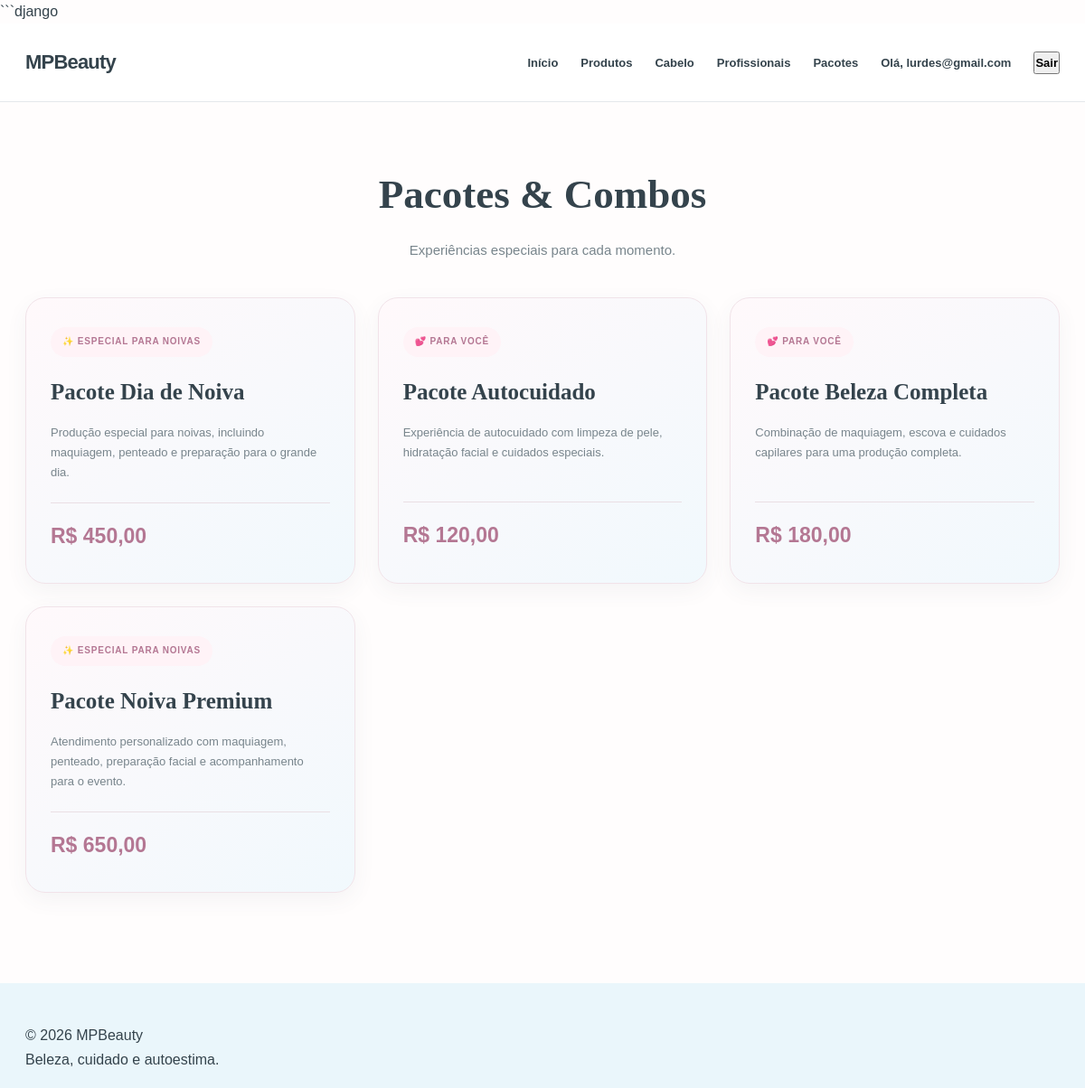
/pacotes/ (signed in), run on the app's committed database.
### beauty/models.py (models this page shows, shortened)
class Package(models.Model):
    PACKAGE_TYPES = [
        ('client', 'Cliente'),
        ('bride', 'Noiva'),
    ]
    name = models.CharField(max_length=100)
    description = models.TextField()
    package_type = models.CharField(
        max_length=10,
        choices=PACKAGE_TYPES
    )
    price = models.DecimalField(
        max_digits=8,
        decimal_places=2
    )
    active = models.BooleanField(default=True)

### beauty/views.py (the view)
# urls.py: path("pacotes/", views.pacotes, name="pacotes"),
def pacotes(request):
    lista = Package.objects.filter(active=True)
    return render(request, "beauty/pacotes.html", {
        "pacotes": lista,
    })

### beauty/templates/beauty/pacotes.html (shortened to what this page needs)
{% extends 'beauty/base.html' %}
{% block content %}
<section class="secao">
    <h1>Pacotes & Combos</h1>
    <p>
        Experiências especiais para cada momento.
    </p>
    <div class="cartoes">
        {% for pacote in pacotes %}
            <article class="cartao">
                {% if pacote.package_type == 'bride' %}
                    <span>
                        ✨ ESPECIAL PARA NOIVAS
                    </span>
                {% else %}
                    <span>
                        💕 PARA VOCÊ
                    </span>
                {% endif %}
                <h2>{{ pacote.name }}</h2>
                <p>{{ pacote.description }}</p>
                <strong>
                    R$ {{ pacote.price }}
                </strong>
            </article>
        {% empty %}
            <p>Nenhum pacote cadastrado no momento.</p>
        {% endfor %}
    </div>
</section>
{% endblock %}

### beauty/templates/beauty/base.html (shortened to what this page needs)
{% load static %}
<!DOCTYPE html>
<html lang="pt-br">
<head>
    <link rel="stylesheet" href="{% static 'beauty/css/style.css' %}">
</head>
<body>
    <header class="site-header">
        <div class="header-inner">
            <a href="{% url 'inicio' %}" class="logo">
                MPBeauty
            </a>
            <nav class="main-nav">
                <a href="{% url 'inicio' %}">Início</a>
                <a href="{% url 'produtos' %}">Produtos</a>
                <a href="{% url 'produtos' %}?category=cabelo">Cabelo</a>
                <a href="{% url 'profissionais' %}">Profissionais</a>
                <a href="{% url 'pacotes' %}">Pacotes</a>
                {% if user.is_authenticated %}
                    <span>Olá, {{ user.username }}</span>
                    <form method="post" action="{% url 'logout' %}">
                        <button type="submit">Sair</button>
                    </form>
                {% else %}
                    <a href="{% url 'login' %}">Entrar</a>
                    <a href="{% url 'cadastro' %}">Criar conta</a>
                {% endif %}
            </nav>
        </div>
    </header>
    <main>
        {% block content %}
        {% endblock %}
    </main>
    <footer class="site-footer">
        <p>© 2026 MPBeauty</p>
        <p>Beleza, cuidado e autoestima.</p>
    </footer>
</body>
</html>

### beauty/static/beauty/css/style.css (style rules this page uses)
:root { --blue: #c9eafa; --blue-deep: #8fcce8; --blue-soft: #edf8fd; --pink: #f5d3e1; --pink-deep: #d98eae; --pink-soft: #fff3f7; --ink: #34434c; --muted: #78858c; --white: #ffffff; --line: #e9e7e8; --shadow: 0 16px 45px rgba(68, 91, 105, .09); --radius: 20px; }
* { box-sizing: border-box; margin: 0; padding: 0; }
html { scroll-behavior: smooth; }
body { font-family: "DM Sans", Arial, sans-serif; color: var(--ink); background: #fffdfd; line-height: 1.65; }
a { color: inherit; text-decoration: none; }
button, input, textarea, select { font: inherit; }
.site-header { position: sticky; top: 0; z-index: 50; background: rgba(255,255,255,.94); backdrop-filter: blur(14px); border-bottom: 1px solid rgba(220,225,228,.75); }
.header-inner { max-width: 1200px; min-height: 86px; margin: auto; padding: 12px 28px; display: flex; align-items: center; justify-content: space-between; gap: 28px; }
.logo { display: flex; align-items: center; gap: 10px; font-weight: 700; font-size: 22px; line-height: 1.1; letter-spacing: -.8px; }
.main-nav { display: flex; align-items: center; gap: 25px; font-size: 13px; font-weight: 600; }
main { min-height: 65vh; }
.site-footer { margin-top: 35px; padding: 45px 28px 18px; background: #eaf6fb; }
.secao { max-width: 1200px; margin: 0 auto; padding: 65px 28px; }
.secao > h1 { font-family: "Playfair Display", Georgia, serif; font-size: clamp(32px, 4vw, 45px); color: var(--ink); text-align: center; margin-bottom: 12px; }
.secao > p { color: var(--muted); text-align: center; margin-bottom: 40px; font-size: 15px; }
.cartoes { display: grid; grid-template-columns: repeat(3, minmax(0, 1fr)); gap: 25px; }
.cartao { padding: 32px 27px; border: 1px solid #f1e3e9; border-radius: 22px; background: linear-gradient( 145deg, #fff9fb, #f1f9fd ); box-shadow: 0 8px 25px rgba(68, 91, 105, .06); transition: transform .3s, box-shadow .3s; }
.cartao span { display: inline-block; padding: 8px 13px; margin-bottom: 18px; border-radius: 25px; background: var(--pink-soft); color: #b47793; font-size: 10px; font-weight: 700; letter-spacing: .8px; }
.cartao h2 { margin-bottom: 14px; font-family: "Playfair Display", Georgia, serif; font-size: 25px; color: var(--ink); }
.cartao p { min-height: 65px; color: var(--muted); font-size: 13px; line-height: 1.7; }
.cartao strong { display: block; margin-top: 22px; padding-top: 18px; border-top: 1px solid #eadfe4; color: #b47793; font-size: 23px; }

### data on the page
Package: package_type "✨ ESPECIAL PARA NOIVAS", name "Pacote Dia de Noiva", description "Produção especial para noivas, incluindo maquiagem, penteado e preparação para o grande dia.", price "450,00"
Package: package_type "💕 PARA VOCÊ", name "Pacote Autocuidado", description "Experiência de autocuidado com limpeza de pele, hidratação facial e cuidados especiais.", price "120,00"
Package: package_type "💕 PARA VOCÊ", name "Pacote Beleza Completa", description "Combinação de maquiagem, escova e cuidados capilares para uma produção completa.", price "180,00"
Package: package_type "✨ ESPECIAL PARA NOIVAS", name "Pacote Noiva Premium", description "Atendimento personalizado com maquiagem, penteado, preparação facial e acompanhamento para o evento.", price "650,00"

### other printed values
{{ user.username }} "lurdes@gmail.com"
